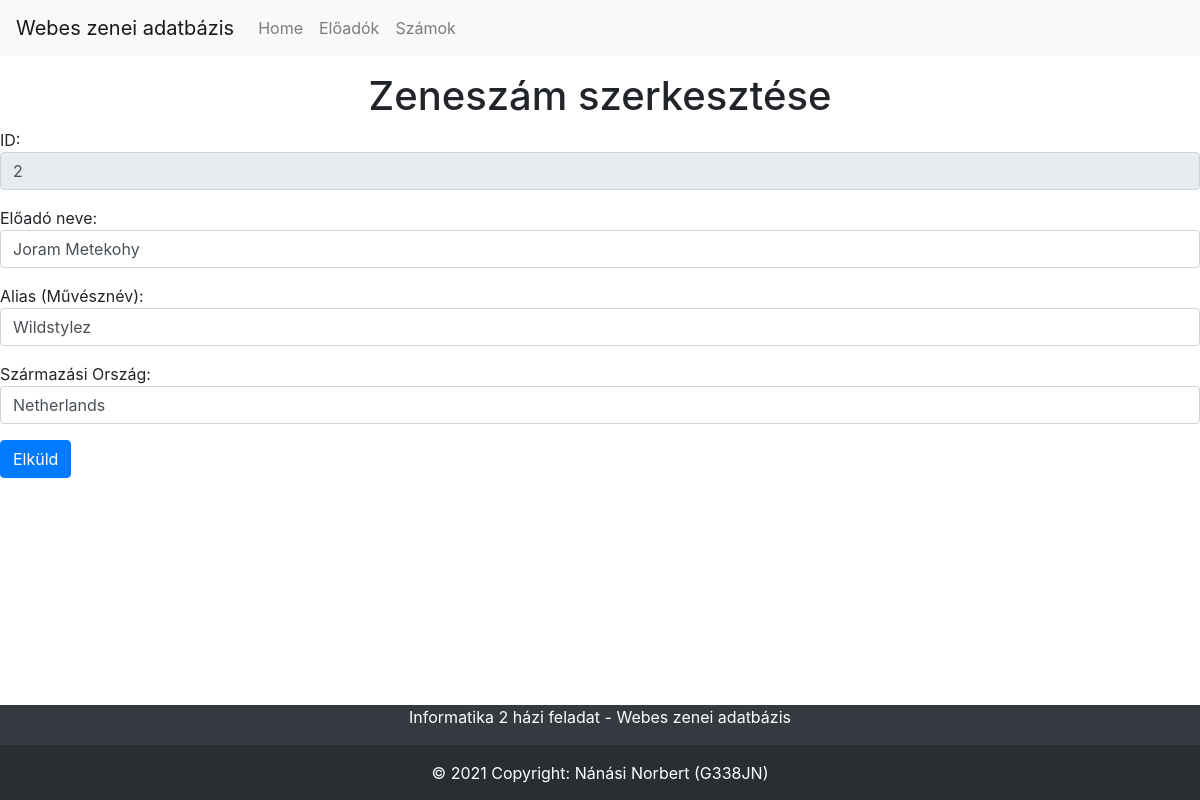
/editartist.php?id=2, run on the app's committed database.
### tables this page shows
CREATE TABLE IF NOT EXISTS `Artists` (
  `id` INT NOT NULL auto_increment,
  `artistName` VARCHAR(45) NOT NULL,
  `artistAlias` VARCHAR(45) NULL,
  `artistCountry` VARCHAR(45) NOT NULL,
  PRIMARY KEY (`id`));

### editartist.php (the view, shortened to what this page needs)
<?php
if (isset($_GET['id'])) {
    $link = opendb();
    $id = $_GET['id'];
    $query = "SELECT * FROM artists WHERE id=" . mysqli_real_escape_string($link, $id);
    $res = mysqli_query($link, $query);
    if ($res) {
        $row = mysqli_fetch_assoc($res);
        $artistName = $row['artistName'];
        $artistAlias = $row['artistAlias'];
        $artistCountry = $row['artistCountry'];
    }
}
?>
<html>
<head>
    <?php include('head.php'); ?>
</head>
<body>
    <?php include('nav-bar.php'); ?>
    <form method="post">
        <h1 class="text-center">Zeneszám szerkesztése</h1>
        <p>
            ID: <input value="<?php echo $id ?>" class="form-control" type="number" name="id" disabled="true" />
        </p>
        <p>
            Előadó neve: <input value="<?php echo $artistName ?>" class="form-control" type="text" maxlength="45" name="artistName" />
        </p>
        <p>
            Alias (Művésznév): <input value="<?php echo $artistAlias ?>" class="form-control" type="text" maxlength="45" name="artistAlias" />
        </p>
        <p>
            Származási Ország: <input value="<?php echo $artistCountry ?>" class="form-control" type="text" maxlength="45" name="artistCountry" />
        </p>
        <p>
            <input class="btn btn-primary" type="submit" value="Elküld" name="uj" />
        </p>
    </form>
</body>
</html>
<?php
include('footer.php');
?>

### data on the page
artists: artistName "Joram Metekohy", artistAlias "Wildstylez", artistCountry "Netherlands"
